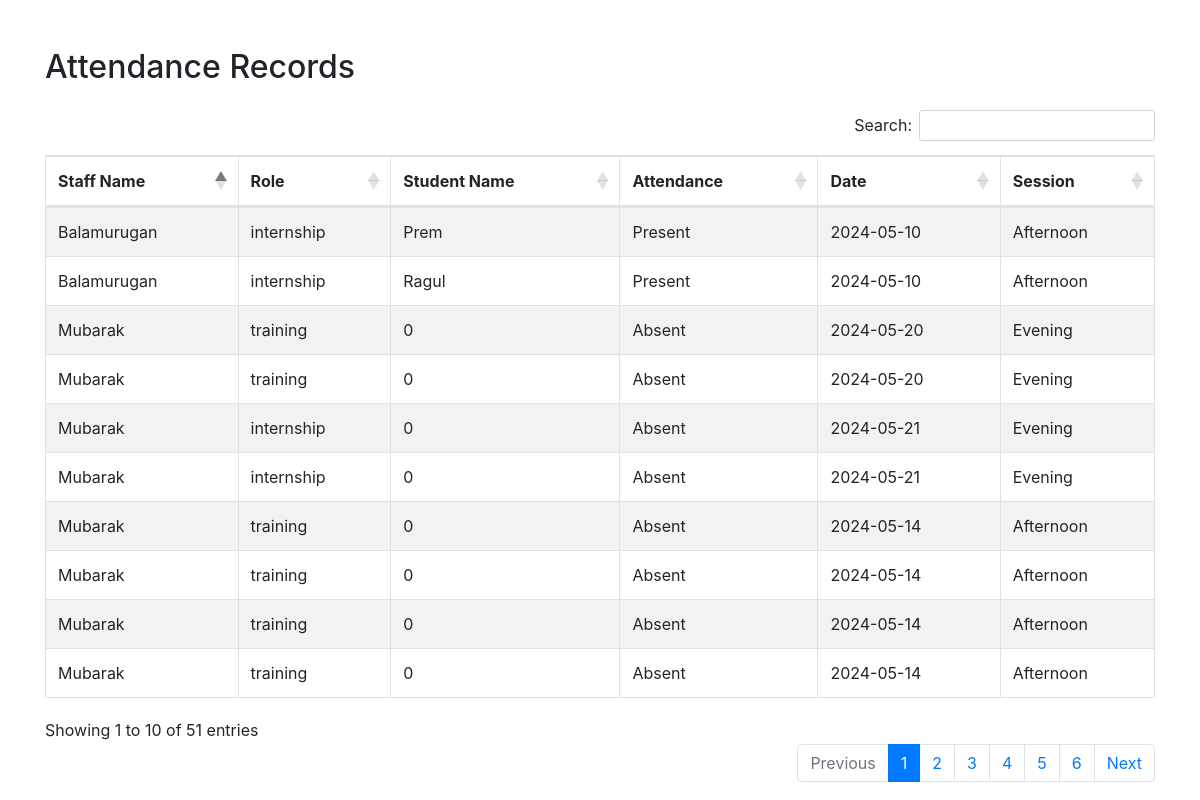
Screenshot of /fetch_attendance.php with the database file from the repository.
### tables this page shows
CREATE TABLE `attendance` (
  `id` int(11) NOT NULL,
  `staff_name` varchar(255) NOT NULL,
  `role` varchar(255) NOT NULL,
  `student_name` varchar(255) NOT NULL,
  `attendance` varchar(50) NOT NULL,
  `date` date NOT NULL,
  `session` varchar(50) NOT NULL
);

### fetch_attendance.php (the view, shortened to what this page needs)
<?php
require_once 'db_connect.php';
$sql = "SELECT * FROM attendance";
$stmt = $conn->prepare($sql);
$stmt->execute();
$attendance = $stmt->fetchAll(PDO::FETCH_ASSOC);
?>
<!DOCTYPE html>
<html lang="en">
<head>
    <link rel="stylesheet" href="https://stackpath.bootstrapcdn.com/bootstrap/4.5.2/css/bootstrap.min.css">
    <link rel="stylesheet" href="https://cdn.datatables.net/1.10.21/css/dataTables.bootstrap4.min.css">
</head>
<body>
    <div class="container mt-5">
        <h2 class="mb-4">Attendance Records</h2>
        <table id="attendanceTable" class="table table-striped table-bordered">
            <thead>
                <tr>
                    <th>Staff Name</th>
                    <th>Role</th>
                    <th>Student Name</th>
                    <th>Attendance</th>
                    <th>Date</th>
                    <th>Session</th>
                </tr>
            </thead>
            <tbody>
                <?php foreach ($attendance as $row): ?>
                <tr>
                    <td><?php echo htmlspecialchars($row['staff_name']); ?></td>
                    <td><?php echo htmlspecialchars($row['role']); ?></td>
                    <td><?php echo htmlspecialchars($row['student_name']); ?></td>
                    <td><?php echo htmlspecialchars($row['attendance']); ?></td>
                    <td><?php echo htmlspecialchars($row['date']); ?></td>
                    <td><?php echo htmlspecialchars($row['session']); ?></td>
                </tr>
                <?php endforeach; ?>
            </tbody>
        </table>
    </div>
</body>
</html>

### rows the page displays
attendance: staff_name "Mubarak", role "training", student_name "0", attendance "Absent", date "2024-05-20", session "Evening"
attendance: staff_name "Mubarak", role "training", student_name "0", attendance "Absent", date "2024-05-20", session "Evening"
attendance: staff_name "Mubarak", role "internship", student_name "0", attendance "Absent", date "2024-05-21", session "Evening"
attendance: staff_name "Mubarak", role "internship", student_name "0", attendance "Absent", date "2024-05-21", session "Evening"
attendance: staff_name "Mubarak", role "training", student_name "0", attendance "Absent", date "2024-05-14", session "Afternoon"
attendance: staff_name "Mubarak", role "training", student_name "0", attendance "Absent", date "2024-05-14", session "Afternoon"
attendance: staff_name "Mubarak", role "training", student_name "0", attendance "Absent", date "2024-05-14", session "Afternoon"
attendance: staff_name "Mubarak", role "training", student_name "0", attendance "Absent", date "2024-05-14", session "Afternoon"
attendance: staff_name "Balamurugan", role "internship", student_name "Prem", attendance "Present", date "2024-05-10", session "Afternoon"
attendance: staff_name "Balamurugan", role "internship", student_name "Ragul", attendance "Present", date "2024-05-10", session "Afternoon"
